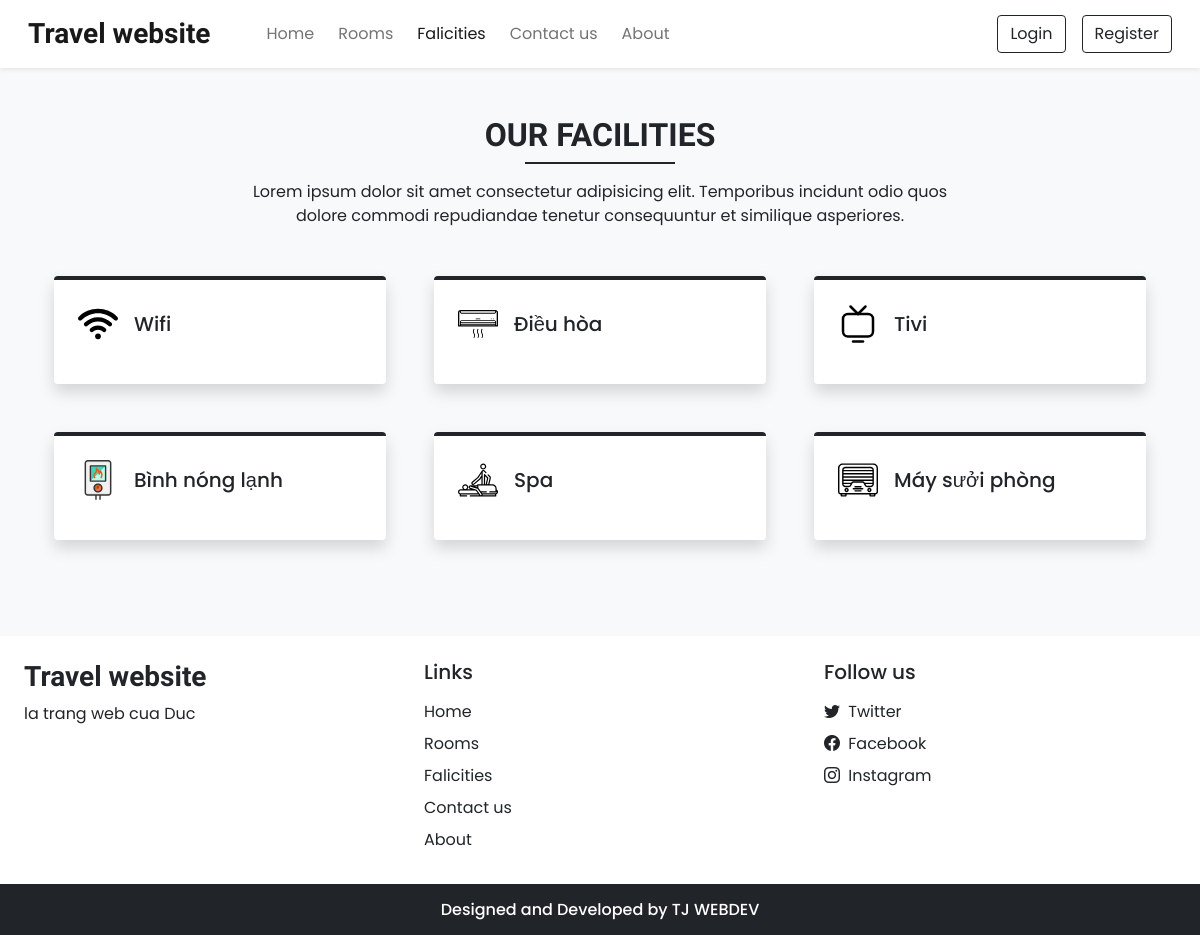
Screenshot of /facilities.php with the database file from the repository.
### tables this page shows
CREATE TABLE `settings` (
  `sr_no` int(11) NOT NULL,
  `site_title` varchar(50) NOT NULL,
  `site_about` varchar(250) NOT NULL,
  `shutdown` tinyint(1) NOT NULL
);

CREATE TABLE `facilities` (
  `id` int(11) NOT NULL,
  `icon` varchar(100) NOT NULL,
  `name` varchar(50) NOT NULL,
  `description` varchar(250) NOT NULL
);

### admin/inc/db_config.php (called while the page is built, shortened)
<?php
  function selectAll($table)
  {
    $con = $GLOBALS['con'];
    $res = mysqli_query($con,"SELECT * FROM $table");
    return $res;
  }
  function select($sql,$values,$datatypes)
  {
    $con = $GLOBALS['con'];
    if($stmt = mysqli_prepare($con,$sql))
    {
       mysqli_stmt_bind_param($stmt,$datatypes,...$values);
       if(mysqli_stmt_execute($stmt)){
         $res = mysqli_stmt_get_result($stmt);
         return $res;
       }
       else{
        mysqli_stmt_close($stmt);
        die("Query cannot be executed - Select");
       }
    }
    else{
      die("Query cannot be prepared - Select");
    }
  }
?>

### facilities.php (the view, shortened to what this page needs)
<!DOCTYPE html>
<html lang="en">
<head>
  <?php require('inc/links.php'); ?>
</head>
<body class="bg-light">
 <?php require('inc/header.php'); ?>
 <div class="my-5 px-4">
  <h2 class="fw-bold h-font text-center">OUR FACILITIES</h2>
  <div class="h-line bg-dark"></div>
  <p class="text-center mt-3">
    Lorem ipsum dolor sit amet consectetur adipisicing elit.
    Temporibus incidunt odio quos <br>dolore commodi repudiandae
    tenetur consequuntur et similique asperiores.
  </p>
 </div>
 <div class="container">
  <div class="row">
    <?php
      $res = selectAll('facilities');
      $path = FACILITIES_IMG_PATH;
      while($row = mysqli_fetch_assoc($res)){
        echo<<<data
          <div class="col-lg-4 col-md-6 mb-5 px-4">
            <div class="bg-white rounded shadow p-4 border-top border-4 border-dark pop">
              <div class="d-flex align-items-center mb-2">
                <img src="$path$row[icon]" width="40px">
                <h5 class="m-0 ms-3">$row[name]</h5>
              </div>
                <p>$row[description]</p>
            </div>
          </div>
        data;
      }
    ?>
  </div>
 </div>
 <?php require('inc/footer.php'); ?>
</html>

### inc/header.php (shortened to what this page needs)
<nav id="nav-bar" class="navbar navbar-expand-lg navbar-light bg-white px-lg-3 py-lg-2 shadow-sm sticky-top">
  <div class="container-fluid">
    <a class="navbar-brand me-5 fw-bold fs-3 h-font" href="index.php"><?php echo $settings_r['site_title'] ?></a>
    <div class="collapse navbar-collapse" id="navbarSupportedContent">
      <ul class="navbar-nav me-auto mb-2 mb-lg-0">
        <li class="nav-item">
          <a class="nav-link me-2" href="index.php">Home</a>
        </li>
        <li class="nav-item">
          <a class="nav-link me-2" href="rooms.php">Rooms</a>
        </li>
        <li class="nav-item">
          <a class="nav-link me-2" href="facilities.php">Falicities</a>
        </li>
        <li class="nav-item">
          <a class="nav-link me-2" href="contact.php">Contact us</a>
        </li>
        <li class="nav-item">
          <a class="nav-link me-2" href="about.php">About</a>
        </li>
      </ul>
      <div class="d-flex">
        <?php
          if(isset($_SESSION['login']) && $_SESSION['login']==true)
          {
            $path = USERS_IMG_PATH;
            echo<<<data
            <div class="btn-group">
              <button type="button" class="btn btn-outline-dark shadow-none dropdown-toggle" data-bs-toggle="dropdown" data-bs-display="static" aria-expanded="false">
                <img src="$path$_SESSION[uPic]" style="width: 25px; height: 25px;" class="me-1">
                $_SESSION[uName]
              </button>
              <ul class="dropdown-menu dropdown-menu-lg-end">
                <li><a class="dropdown-item" href="profile.php">Profile</a></li>
                <li><a class="dropdown-item" href="bookings.php">Bookings</a></li>
                <li><a class="dropdown-item" href="logout.php">Logout</a></li>
              </ul>
            </div>
            data;
          }
          else
          {
            echo<<<data
            <button type="button" class="btn btn-outline-dark shadow-none me-lg-3 me-2" data-bs-toggle="modal" data-bs-target="#loginModal">
              Login
            </button>
            <button type="button" class="btn btn-outline-dark shadow-none" data-bs-toggle="modal" data-bs-target="#registerModal">
              Register
            </button>
            data;
          }
        ?>
      </div>
    </div>
  </div>
</nav>

### inc/footer.php (shortened to what this page needs)
<div class="container-fluid bg-white mt-5">
  <div class="row">
    <div class="col-lg-4 p-4">
      <h3 class="h-font fw-bold fs-3 mb-2"><?php echo $settings_r['site_title'] ?></h3>
      <p>
        <?php echo $settings_r['site_about'] ?>
      </p>
    </div>
    <div class="col-lg-4 p-4">
      <h5 class="mb-3">Links</h5>
      <a href="index.php" class="d-inline-block mb-2 text-dark text-decoration-none">Home</a> <br>
      <a href="rooms.php" class="d-inline-block mb-2 text-dark text-decoration-none">Rooms</a> <br>
      <a href="facilities.php" class="d-inline-block mb-2 text-dark text-decoration-none">Falicities</a> <br>
      <a href="contact.php" class="d-inline-block mb-2 text-dark text-decoration-none">Contact us</a> <br>
      <a href="about.php" class="d-inline-block mb-2 text-dark text-decoration-none">About</a>
    </div>
    <div class="col-lg-4 p-4">
      <h5 class="mb-3">Follow us</h5>
      <?php
        if($contact_r['tw']!=''){
          echo<<<data
            <a href="$contact_r[tw]" class="d-inline-block text-dark text-decoration-none mb-2">
              <i class="bi bi-twitter me-1"></i> Twitter
            </a> <br>
          data;
        }
      ?>
      <a href="<?php echo $contact_r['fb'] ?>" class="d-inline-block text-dark text-decoration-none mb-2">
        <i class="bi bi-facebook me-1"></i> Facebook
      </a> <br>
      <a href="<?php echo $contact_r['insta'] ?>" class="d-inline-block text-dark text-decoration-none">
        <i class="bi bi-instagram me-1"></i> Instagram
      </a>
    </div>
  </div>
</div>
<h6 class="text-center bg-dark text-white p-3 m-0">Designed and Developed by TJ WEBDEV</h6>

### css/common.css (style rules this page uses)
:root { --teal: #2ec1ac; --teal_hover: #279e8c; }
* { font-family: 'Poppins', sans-serif; }
.h-font { font-family: 'Merienda', cursive; }
.h-line { width: 150px; margin: 0 auto; height: 1.7px; }

### rows the page displays
settings: site_title "Travel website", site_about "la trang web cua Duc"
facilities: icon (picture), name "Wifi"
facilities: icon (picture), name "Điều hòa"
facilities: icon (picture), name "Tivi"
facilities: icon (picture), name "Bình nóng lạnh"
facilities: icon (picture), name "Spa"
facilities: icon (picture), name "Máy sưởi phòng"
